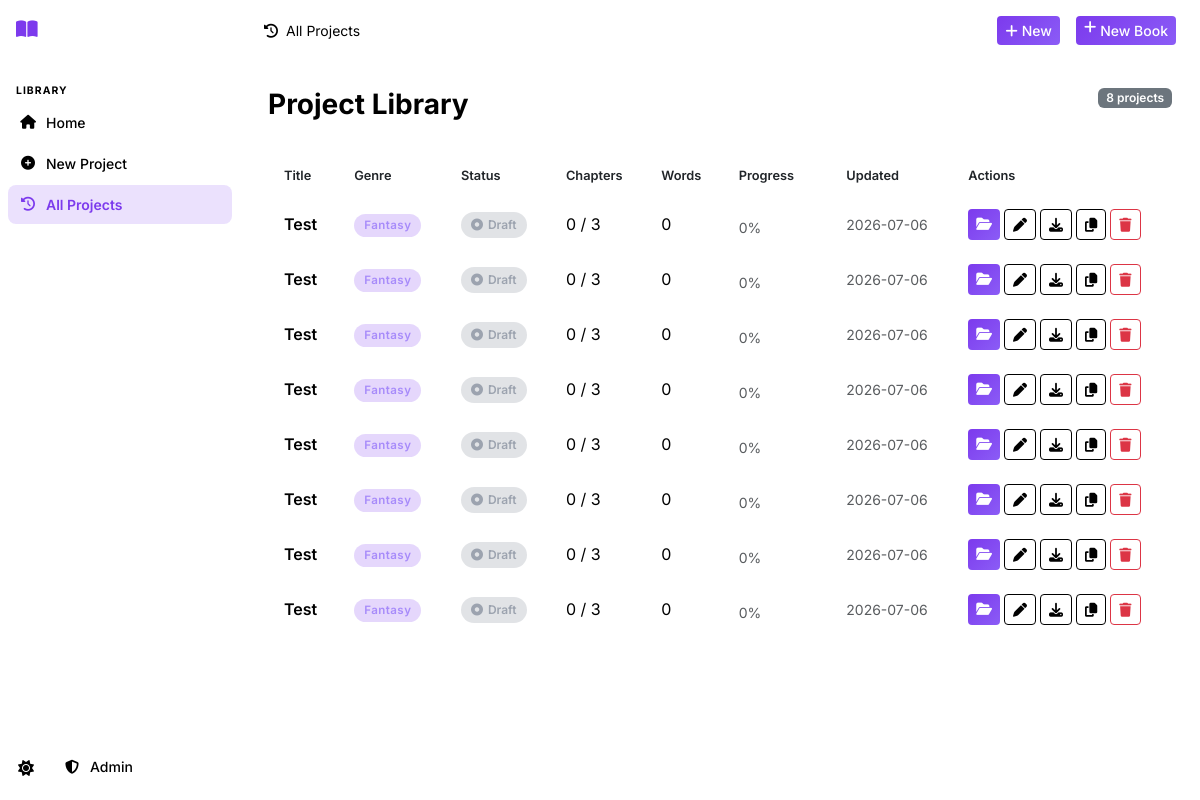
The app's page /history with its own data.
### tables this page shows
CREATE TABLE projects (
    id INTEGER PRIMARY KEY AUTOINCREMENT,
    title TEXT NOT NULL,
    subtitle TEXT DEFAULT '',
    genre TEXT DEFAULT 'Fantasy',
    audience TEXT DEFAULT 'Adult',
    description TEXT DEFAULT '',
    language TEXT DEFAULT 'English',
    story_type TEXT DEFAULT 'Novel',
    writing_style TEXT DEFAULT 'Descriptive',
    point_of_view TEXT DEFAULT 'Third Person Limited',
    tense TEXT DEFAULT 'Past',
    tone TEXT DEFAULT 'Adventurous',
    num_chapters INTEGER DEFAULT 10,
    words_per_chapter INTEGER DEFAULT 2000,
    creativity_level TEXT DEFAULT 'balanced',
    temperature REAL DEFAULT 0.7,
    top_p REAL DEFAULT 0.9,
    max_tokens INTEGER DEFAULT 4096,
    status TEXT DEFAULT 'draft',
    current_chapter INTEGER DEFAULT 0,
    total_words INTEGER DEFAULT 0,
    cover_prompt TEXT DEFAULT '',
    include_images INTEGER DEFAULT 0,
    images_per_chapter INTEGER DEFAULT 1,
    image_style TEXT DEFAULT 'Realistic',
    created_at TIMESTAMP DEFAULT CURRENT_TIMESTAMP,
    updated_at TIMESTAMP DEFAULT CURRENT_TIMESTAMP
);

### routes/main.py (the view)
@bp.route('/history')
def history():
    db = get_db()
    projects = db.execute('SELECT * FROM projects ORDER BY updated_at DESC').fetchall()
    return render_template('history.html', projects=projects)

### database/__init__.py (called while the page is built)
def get_db():
    if 'db' not in g:
        db_path = current_app.config['DATABASE']
        os.makedirs(os.path.dirname(db_path), exist_ok=True)
        g.db = sqlite3.connect(db_path)
        g.db.row_factory = sqlite3.Row
        g.db.execute('PRAGMA foreign_keys = ON')
        g.db.execute('PRAGMA journal_mode = WAL')
    return g.db

### utils/helpers.py (called while the page is built)
def get_setting(db, key, default=''):
    row = db.execute('SELECT value FROM settings WHERE key = ?', (key,)).fetchone()
    return row['value'] if row else default

### templates/history.html (shortened to what this page needs)
{% extends "base.html" %}
{% block breadcrumb %}<i class="fas fa-history me-2"></i>All Projects{% endblock %}
{% block topnav_actions %}
<a href="{{ url_for('projects.new_project') }}" class="btn btn-primary btn-sm me-2">
  <i class="fas fa-plus me-1"></i>New
</a>
{% endblock %}
{% block content %}
<div class="page-header">
  <h1 class="page-title">Project Library</h1>
  <span class="badge bg-secondary">{{ projects | length }} projects</span>
</div>
{% if projects %}
<div class="card data-card">
  <div class="card-body p-0">
    <div class="table-responsive">
      <table class="table table-hover align-middle mb-0">
        <thead>
          <tr>
            <th>Title</th>
            <th>Genre</th>
            <th>Status</th>
            <th>Chapters</th>
            <th>Words</th>
            <th>Progress</th>
            <th>Updated</th>
            <th>Actions</th>
          </tr>
        </thead>
        <tbody>
          {% for p in projects %}
          <tr>
            <td>
              <div class="fw-600">{{ p.title }}</div>
            </td>
            <td><span class="genre-badge genre-{{ p.genre | lower | replace(' ', '-') | replace('/', '-') }}">{{ p.genre }}</span></td>
            <td>
              <span class="status-pill status-{{ p.status }}">
                {% if p.status == 'completed' %}<i class="fas fa-check-circle"></i>
                {% elif p.status in ['generating'] %}<i class="fas fa-spinner fa-spin"></i>
                {% elif p.status == 'paused' %}<i class="fas fa-pause"></i>
                {% else %}<i class="fas fa-circle-dot"></i>{% endif %}
                {{ p.status | title }}
              </span>
            </td>
            <td>{{ p.current_chapter }} / {{ p.num_chapters }}</td>
            <td>{{ '{:,}'.format(p.total_words) }}</td>
            <td style="min-width:100px">
              {% set pct = (p.current_chapter / p.num_chapters * 100) | int if p.num_chapters else 0 %}
              <div class="progress" style="height:6px">
              </div>
              <small class="text-muted">{{ pct }}%</small>
            </td>
            <td><small class="text-muted">{{ p.updated_at[:10] }}</small></td>
            <td>
              <div class="d-flex gap-1">
                <a href="{{ url_for('projects.project_detail', project_id=p.id) }}" class="btn btn-sm btn-primary" title="Open">
                  <i class="fas fa-folder-open"></i>
                </a>
                <a href="{{ url_for('editor.editor_page', project_id=p.id) }}" class="btn btn-sm btn-outline-secondary" title="Editor">
                  <i class="fas fa-pen"></i>
                </a>
                <a href="{{ url_for('exports.export_page', project_id=p.id) }}" class="btn btn-sm btn-outline-secondary" title="Export">
                  <i class="fas fa-download"></i>
                </a>
                <form method="POST" action="{{ url_for('projects.duplicate_project', project_id=p.id) }}" style="display:inline">
                  <button type="submit" class="btn btn-sm btn-outline-secondary" title="Duplicate">
                    <i class="fas fa-copy"></i>
                  </button>
                </form>
                <button class="btn btn-sm btn-outline-danger" onclick="confirmDelete({{ p.id }}, '{{ p.title | e }}')" title="Delete">
                  <i class="fas fa-trash"></i>
                </button>
              </div>
            </td>
          </tr>
          {% endfor %}
        </tbody>
      </table>
    </div>
  </div>
</div>
{% endif %}
{% endblock %}

### static/css/style.css (style rules this page uses)
:root { --primary: #7c3aed; --primary-hover: #6d28d9; --primary-light: rgba(124, 58, 237, 0.15); --secondary: #ec4899; --accent: #06b6d4; --success: #10b981; --warning: #f59e0b; --danger: #ef4444; --info: #3b82f6; --sidebar-width: 240px; --topnav-height: 60px; --border-radius: 12px; --border-radius-sm: 8px; --transition: 0.2s ease; }
*, *::before, *::after { box-sizing: border-box; }
html { scroll-behavior: smooth; }
body { font-family: 'Inter', -apple-system, BlinkMacSystemFont, sans-serif; background: var(--bg); color: var(--text); min-height: 100vh; display: flex; overflow-x: hidden; transition: background var(--transition), color var(--transition); }
a { color: var(--primary); }
.fw-600 { font-weight: 600; }
.page-header { display: flex; align-items: flex-start; justify-content: space-between; flex-wrap: wrap; gap: 16px; margin-bottom: 28px; }
.page-title { font-size: 1.75rem; font-weight: 700; color: var(--text-heading); margin: 0 0 4px; }
.card { background: var(--bg-card); border: 1px solid var(--border-color); border-radius: var(--border-radius); }
.card-body { padding: 20px; }
.data-card { overflow: hidden; }
.genre-badge { display: inline-block; padding: 3px 10px; border-radius: 20px; font-size: 0.72rem; font-weight: 600; letter-spacing: 0.04em; }
.genre-fantasy { background: rgba(124,58,237,0.2); color: #a78bfa; }
.status-pill { display: inline-flex; align-items: center; gap: 5px; padding: 4px 10px; border-radius: 20px; font-size: 0.75rem; font-weight: 600; }
.status-draft { background: rgba(107,114,128,0.2); color: #9ca3af; }
.btn-primary { background: linear-gradient(135deg, var(--primary), #8b5cf6); border: none; font-weight: 500; }
.btn-outline-secondary { color: var(--text-muted); border-color: var(--border-color); }
.table { color: var(--text); margin-bottom: 0; }
.table th { font-size: 0.8rem; font-weight: 600; color: var(--text-muted); border-bottom: 1px solid var(--border-color); padding: 12px 16px; }
.table td { border-bottom: 1px solid var(--border-color); padding: 12px 16px; vertical-align: middle; }
.progress { background: var(--bg-secondary); }
.badge { font-weight: 600; }

### records on screen
projects: title "Test", genre "Fantasy", status "Draft", current_chapter "0", num_chapters "3", total_words "0", pct "0", updated_at "2026-07-06"
projects: title "Test", genre "Fantasy", status "Draft", current_chapter "0", num_chapters "3", total_words "0", pct "0", updated_at "2026-07-06"
projects: title "Test", genre "Fantasy", status "Draft", current_chapter "0", num_chapters "3", total_words "0", pct "0", updated_at "2026-07-06"
projects: title "Test", genre "Fantasy", status "Draft", current_chapter "0", num_chapters "3", total_words "0", pct "0", updated_at "2026-07-06"
projects: title "Test", genre "Fantasy", status "Draft", current_chapter "0", num_chapters "3", total_words "0", pct "0", updated_at "2026-07-06"
projects: title "Test", genre "Fantasy", status "Draft", current_chapter "0", num_chapters "3", total_words "0", pct "0", updated_at "2026-07-06"
projects: title "Test", genre "Fantasy", status "Draft", current_chapter "0", num_chapters "3", total_words "0", pct "0", updated_at "2026-07-06"
projects: title "Test", genre "Fantasy", status "Draft", current_chapter "0", num_chapters "3", total_words "0", pct "0", updated_at "2026-07-06"

### other values on screen
{{ projects | length }} "8"
